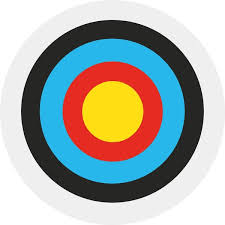
#> input picture Image Processing/download.jpeg, 225 x 225 px
$ python 5.1.py
#> lines starting #> are read from the running program, lines starting #| are printed output that depends on the picture
import numpy as np
import cv2
img=cv2.imread('download.jpeg',0)
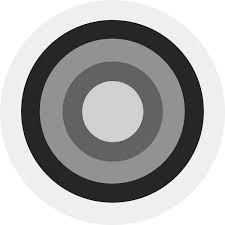
#> img: shape (225, 225); min 0, max 255, mean 172.3
cv2.imshow('input image',img)
f=np.fft.fft2(img)
fs=np.fft.fftshift(f)
ffs=15*np.log(1+np.abs(fs))
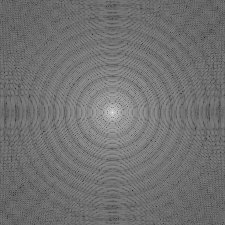
#> ffs: shape (225, 225) float64; min 38.56, max 239.7, mean 113.7
cv2.imshow('dft of image',np.uint8(ffs))
shift_img=np.fft.ifftshift(fs)
ifft_img=np.fft.fft2(shift_img)
abs_img=np.abs(ifft_img)
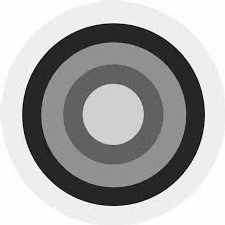
#> abs_img: shape (225, 225) float64; min 2.63e-11, max 12909375, mean 8720593; drawn with min black and max white
cv2.imshow('reconstructed image',np.uint8(abs_img))
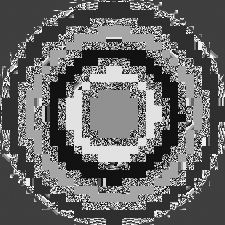
#> window 'reconstructed image': shape (225, 225); min 0, max 255, mean 104.3
cv2.waitKey(0)
cv2.destroyAllWindows()
